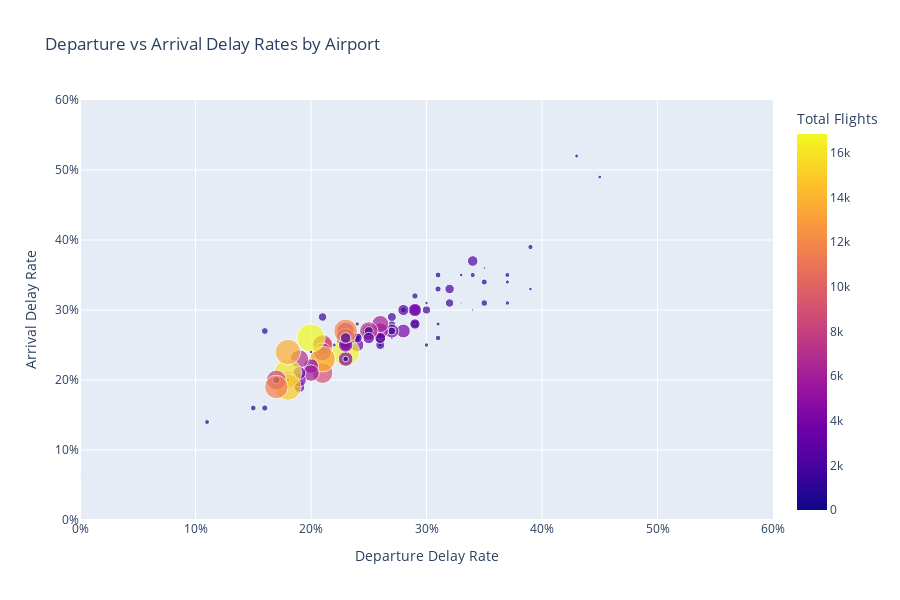

Here is the notebook cell this chart was saved with:
### Code cell
fig = px.scatter(
    dest_airport_delay,
    x='Departure Delay ≥15m',
    y='Arrival Delay ≥15m',
    size='Total Flights',
    color='Total Flights',
    hover_name='Airport',
    size_max=20,
    title='Departure vs Arrival Delay Rates by Airport',
    labels={
        'Departure Delay ≥15m': 'Departure Delay Rate',
        'Arrival Delay ≥15m': 'Arrival Delay Rate'
    }
)

fig.update_layout(
    xaxis=dict(tickformat='.0%', range=[0, 0.6]),
    yaxis=dict(tickformat='.0%', range=[0, 0.6]),
    height=600
)

fig.show()

### Figure 1 — Plotly figure (JSON) as saved in the notebook; plotly's stock layout.template omitted (floating-point values rounded to 4 significant figures)
{"data": [{"hovertemplate": "<b>%{hovertext}</b><br><br>Departure Delay Rate=%{x}<br>Arrival Delay Rate=%{y}<br>Total Flights=%{marker.color}<extra></extra>", "hovertext": ["JAC", "SBN", "CAE", "TUL", "OKC", "TYS", "BHM", "DSM", "PVD", "ALB", "HDN", "GSP", "CRW", "MHT", "RIC", "ILM", "MSN", "CHO", "SMF", "TVC", "GSO", "MCI", "SAT", "GRR", "BGR", "OMA", "DAY", "ABQ", "BDL", "CAK", "ORF", "MKE", "MTJ", "MYR", "PWM", "CVG", "MDW", "SAV", "JAX", "EGE", "SDF", "STL", "PDX", "MEM", "ROC", "OAK", "SYR", "IAD", "BTV", "BNA", "CMH", "DEN", "BWI", "CHS", "IND", "MSY", "BQN", "HOU", "BUR", "PBI", "ORD", "BUF", "RDU", "LGB", "PIT", "CLE", "FLL", "AUS", "PSE", "SAN", "SFO", "SJC", "TPA", "DCA", "DTW", "MSP", "MCO", "PHL", "PHX", "BZN", "ATL", "AVL", "SJU", "SLC", "SEA", "IAH", "RSW", "LAS", "LAX", "ACK", "MVY", "BOS", "EYW", "CLT", "DFW", "SRQ", "MIA", "SNA", "XNA", "HNL", "ANC", "STT", "LEX", "PSP"], "legendgroup": "", "marker": {"color": [21, 10, 106, 294, 315, 578, 269, 523, 358, 418, 14, 790, 134, 932, 2346, 107, 556, 46, 282, 95, 1492, 1885, 659, 728, 358, 817, 1399, 254, 412, 842, 1434, 2709, 14, 58, 2288, 3725, 4025, 749, 2623, 207, 1104, 4142, 1342, 1686, 2358, 309, 1707, 5383, 2510, 6084, 3326, 7169, 1687, 2759, 1981, 3715, 888, 2083, 370, 6487, 16566, 4570, 7770, 661, 2746, 4394, 11897, 2411, 358, 2709, 13173, 328, 7390, 9111, 9031, 6929, 13967, 1541, 4606, 35, 16837, 261, 5773, 2451, 3885, 7085, 3502, 5952, 16026, 264, 210, 15022, 17, 13674, 8388, 1201, 11593, 812, 992, 701, 8, 518, 1, 18], "coloraxis": "coloraxis", "size": [21, 10, 106, 294, 315, 578, 269, 523, 358, 418, 14, 790, 134, 932, 2346, 107, 556, 46, 282, 95, 1492, 1885, 659, 728, 358, 817, 1399, 254, 412, 842, 1434, 2709, 14, 58, 2288, 3725, 4025, 749, 2623, 207, 1104, 4142, 1342, 1686, 2358, 309, 1707, 5383, 2510, 6084, 3326, 7169, 1687, 2759, 1981, 3715, 888, 2083, 370, 6487, 16566, 4570, 7770, 661, 2746, 4394, 11897, 2411, 358, 2709, 13173, 328, 7390, 9111, 9031, 6929, 13967, 1541, 4606, 35, 16837, 261, 5773, 2451, 3885, 7085, 3502, 5952, 16026, 264, 210, 15022, 17, 13674, 8388, 1201, 11593, 812, 992, 701, 8, 518, 1, 18], "sizemode": "area", "sizeref": 42.09, "symbol": "circle"}, "mode": "markers", "name": "", "orientation": "v", "showlegend": false, "type": "scatter", "x": [0.52, 0.5, 0.49, 0.45, 0.43, 0.39, 0.39, 0.37, 0.37, 0.37, 0.36, 0.35, 0.35, 0.35, 0.34, 0.34, 0.34, 0.33, 0.33, 0.33, 0.32, 0.32, 0.31, 0.31, 0.31, 0.31, 0.3, 0.3, 0.3, 0.29, 0.29, 0.29, 0.29, 0.29, 0.29, 0.29, 0.28, 0.28, 0.28, 0.27, 0.27, 0.27, 0.27, 0.27, 0.26, 0.26, 0.26, 0.26, 0.26, 0.26, 0.25, 0.25, 0.25, 0.25, 0.24, 0.24, 0.24, 0.24, 0.24, 0.23, 0.23, 0.23, 0.23, 0.23, 0.23, 0.23, 0.23, 0.23, 0.22, 0.21, 0.21, 0.21, 0.21, 0.21, 0.21, 0.21, 0.21, 0.21, 0.2, 0.2, 0.2, 0.2, 0.2, 0.19, 0.19, 0.19, 0.19, 0.18, 0.18, 0.18, 0.18, 0.18, 0.18, 0.18, 0.17, 0.17, 0.17, 0.16, 0.16, 0.15, 0.12, 0.11, 0, 0], "xaxis": "x", "y": [0.52, 0.3, 0.63, 0.49, 0.52, 0.39, 0.33, 0.35, 0.34, 0.31, 0.14, 0.34, 0.36, 0.31, 0.37, 0.3, 0.35, 0.26, 0.35, 0.31, 0.31, 0.33, 0.26, 0.35, 0.28, 0.33, 0.3, 0.31, 0.25, 0.32, 0.28, 0.3, 0.21, 0.28, 0.28, 0.3, 0.27, 0.3, 0.3, 0.26, 0.28, 0.27, 0.27, 0.29, 0.26, 0.25, 0.25, 0.27, 0.26, 0.28, 0.27, 0.27, 0.27, 0.26, 0.26, 0.25, 0.26, 0.26, 0.28, 0.27, 0.24, 0.23, 0.26, 0.23, 0.25, 0.25, 0.27, 0.26, 0.25, 0.24, 0.23, 0.26, 0.25, 0.25, 0.21, 0.24, 0.23, 0.29, 0.22, 0.23, 0.26, 0.24, 0.21, 0.19, 0.2, 0.23, 0.21, 0.2, 0.21, 0.2, 0.19, 0.19, 0.29, 0.24, 0.2, 0.2, 0.19, 0.16, 0.27, 0.16, 0.12, 0.14, 0, 0.06], "yaxis": "y"}], "layout": {"coloraxis": {"colorbar": {"title": {"text": "Total Flights"}}, "colorscale": [[0, "#0d0887"], [0.1111, "#46039f"], [0.2222, "#7201a8"], [0.3333, "#9c179e"], [0.4444, "#bd3786"], [0.5556, "#d8576b"], [0.6667, "#ed7953"], [0.7778, "#fb9f3a"], [0.8889, "#fdca26"], [1, "#f0f921"]]}, "height": 600, "legend": {"itemsizing": "constant", "tracegroupgap": 0}, "title": {"text": "Departure vs Arrival Delay Rates by Airport"}, "xaxis": {"anchor": "y", "domain": [0, 1], "range": [0, 0.6], "tickformat": ".0%", "title": {"text": "Departure Delay Rate"}}, "yaxis": {"anchor": "x", "domain": [0, 1], "range": [0, 0.6], "tickformat": ".0%", "title": {"text": "Arrival Delay Rate"}}}}
